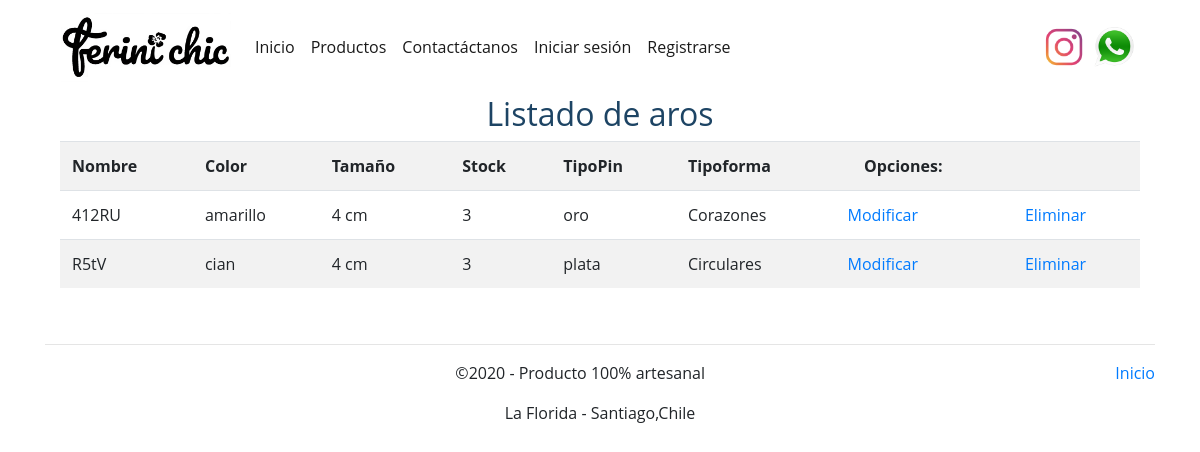
/ListadoAros, run on an earlier commit of the app's database.
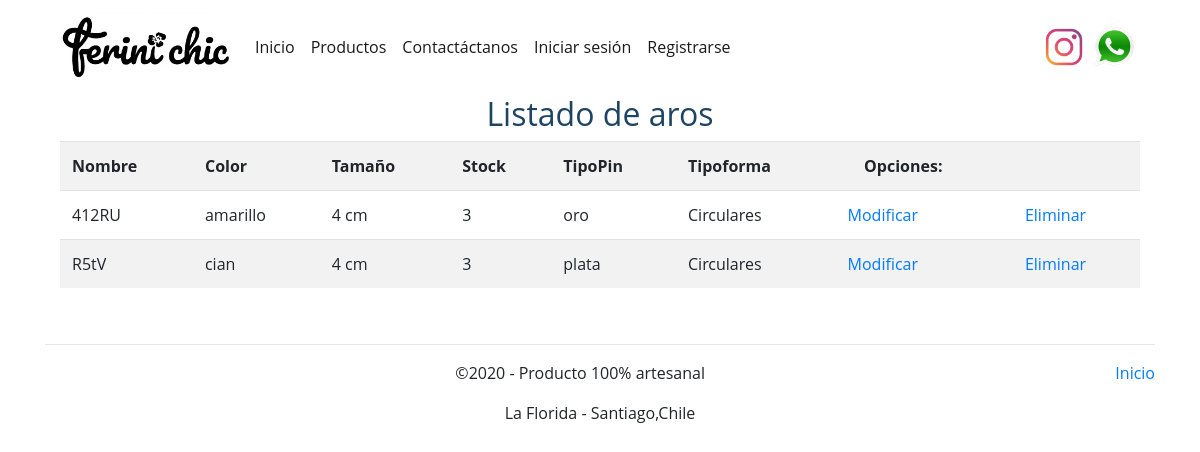
And on a later commit of the database.
### core/models.py (models this page shows, shortened)
class Aro (models.Model):
    nombre= models.CharField(max_length=90)
    color= models.CharField(max_length=30)
    tamaño= models.IntegerField()
    stock= models.IntegerField()
    tipoPin= models.CharField(max_length=20)
    tipoforma= models.ForeignKey(TipoAro, on_delete=models.CASCADE)
    imagen = models.ImageField(null=True, blank =True)

class TipoAro (models.Model):
    nombreT= models.CharField(max_length=50)
    def __str__(self):
        return self.nombreT

### core/views.py (the view)
# urls.py: path('ListadoAros',ListadoAros ,name= "ListadoAros" ),
def ListadoAros(request):
    aros_= Aro.objects.all()
    data ={
        'aros_':aros_
    }
    return render(request, 'core/ListadoAros.html', data)

### core/templates/core/ListadoAros.html (shortened to what this page needs)
{% extends 'core/baseEstructura.html' %}
{% load static %}
{% load crispy_forms_tags %}
{%block css%}
<link rel="stylesheet" href="{% static 'core/css/estiloIndex.css'%}">
{%endblock%}
{% block contenido %}
<div class="container">
    <div class="table-responsive-sm">
        <h2>Listado de aros</h2>
        <table class="table table-striped ">
            <tr>
                <th>Nombre</th>
                <th>Color</th>
                <th>Tamaño</th>
                <th>Stock</th>
                <th>TipoPin</th>
                <th>Tipoforma</th>
                <th> &nbsp;&nbsp;&nbsp;&nbsp;Opciones:</th>
                <th></th>
            </tr>
            {%for a in aros_%}
            <tr>
            <td>{{a.nombre}}</td>
            <td>{{a.color}}</td>
            <td>{{a.tamaño}} cm</td>
            <td>{{a.stock}}</td>
            <td>{{a.tipoPin}}</td>
            <td>{{a.tipoforma}}</td>
            <td>
                <a href="{% url 'modificar_aro' a.id %}">Modificar</a>
            </td>
            <td>
                <a href="#" onclick="confirmarEliminacion({{a.id}})">Eliminar</a>
            </td>
            </tr>
            {%endfor%}
        </table>
    </div>
</div>
{%endblock%}

What changed in the data, as far as the page shows it:
changed Aro "412RU": tipoforma "Corazones" → "Circulares"
